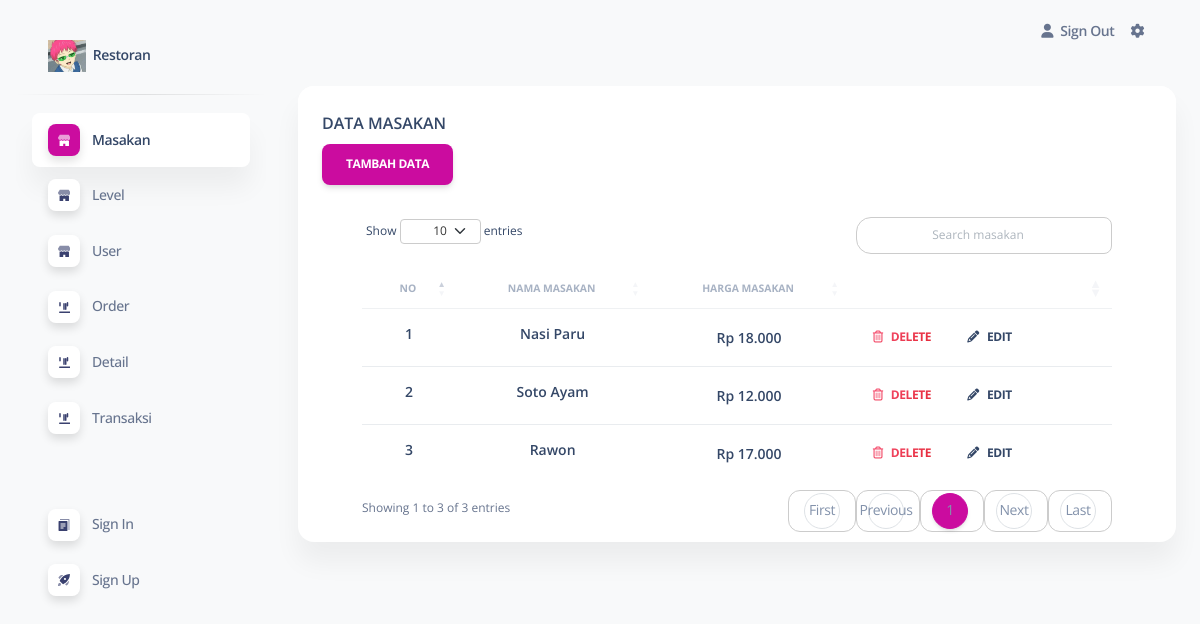
The page /pages/index.php?page=masakan (signed in) on the database its author committed.
### tables this page shows
CREATE TABLE `masakan` (
  `id_masakan` int(11) NOT NULL,
  `nama_masakan` varchar(255) NOT NULL,
  `harga` int(11) NOT NULL,
  `status_masakan` varchar(50) NOT NULL
);

### pages/masakan/data_masakan.php (the view, shortened to what this page needs)
<head>
</head>
<div class="container-fluid py-4">
  <div class="row">
    <div class="col-12">
      <div class="card mb-4">
        <div class="card-header pb-0">
          <h6>DATA MASAKAN</h6>
          <button class="btn btn-primary" data-bs-toggle="modal" data-bs-target="#tambahModal">Tambah Data</button>
        </div>
        <div class="card-body px-6 pt-0 pb-2">
          <div class="table-responsive p-0">
            <table class="table align-items-center mb-0 custom-table" id="level">
              <thead>
                <tr>
                  <th class="text-center text-uppercase text-secondary text-xxs font-weight-bolder opacity-7">NO</th>
                  <th class="text-center text-uppercase text-secondary text-xxs font-weight-bolder opacity-7">NAMA MASAKAN</th>
                  <th class="text-center text-uppercase text-secondary text-xxs font-weight-bolder opacity-7">HARGA MASAKAN</th>
                  <th class="text-secondary opacity-7"></th>
                </tr>
              </thead>
              <tbody>
                <?php
                include "../conf/conn.php";
                $no = 0;
                $query = mysqli_query($koneksi, "SELECT * FROM masakan ORDER BY id_masakan DESC")
                  or die(mysqli_error($koneksi));
                while ($row = mysqli_fetch_array($query)) {
                ?>
                  <tr>
                    <td>
                      <h6 class="align-middle text-center text-sm"><?php echo $no = $no + 1; ?></h6>
                    </td>
                    <td>
                      <h6 class="align-middle text-center text-sm"><?php echo $row['nama_masakan']; ?></h6>
                    </td>
                    <td class="align-middle text-center text-sm">
                      <h6 class="mb-0 text-sm"><?php echo "Rp " . number_format($row['harga'], 0, ",", "."); ?></h6>
                    </td>
                    <td class="align-middle">
                      <a class="btn btn-link text-danger text-gradient px-3 mb-0" href="masakan/hapus_masakan.php?id=<?php echo $row['id_masakan']; ?>"><i class="far fa-trash-alt me-2"></i>Delete</a>
                      <a class="btn btn-link text-dark px-3 mb-0" href="#" data-bs-toggle="modal" data-bs-target="#editModal<?php echo $row['id_masakan']; ?>"><i class="fas fa-pencil-alt text-dark me-2" aria-hidden="true"></i>Edit</a>
                    </td>
                  </tr>
                <?php } ?>

### rows shown on the page
masakan: nama_masakan "Nasi Paru", harga "18.000"
masakan: no "2", nama_masakan "Soto Ayam", harga "12.000"
masakan: no "3", nama_masakan "Rawon", harga "17.000"
